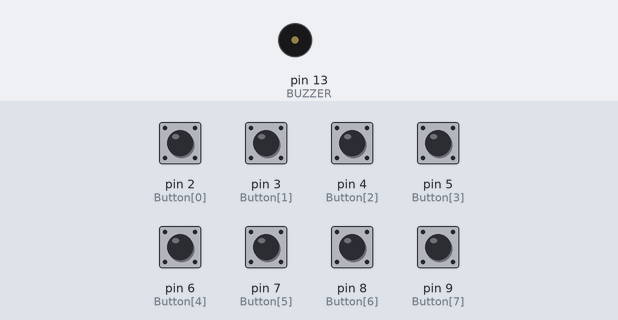
Recording of a sketch running on a simulated Arduino Uno, built with avr-gcc and run on an emulated ATmega328P. Parts: buzzer (waves = sounding). The inputs (shaded band) are chosen by the test bench; at power-on: pin 2 (Button[0]), pin 3 (Button[1]), pin 4 (Button[2]), pin 5 (Button[3]), pin 6 (Button[4]), pin 7 (Button[5]), pin 8 (Button[6]), pin 9 (Button[7]) HIGH.

Above: at 1.2 s.
1.3 s: pin 2 (Button[0]) pulled LOW for 1 s
At 1.8 s:
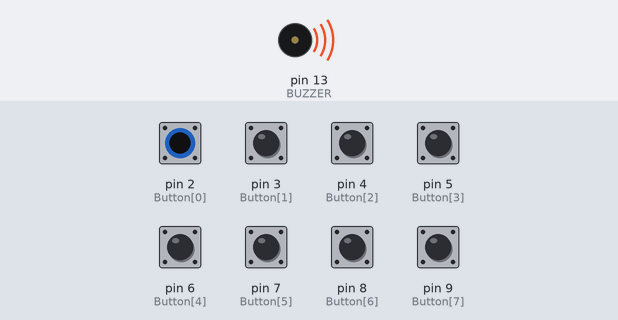
Timing chart, 0 to 4.3 s (numbered marks = the images above; inputs shaded):
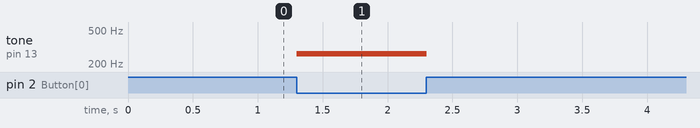

Measured:
- after the input at 1.3 s, tone on pin 13 (BUZZER): silent → 262 Hz at once, → silent 1.0 s later

The sketch:

midterm3.ino
```cpp
#define BUZZER 13 // Arduino PIN 정의

const int Button[8] = {2,3,4,5,6,7,8,9};
static int buttonState[8];

enum
{
  REST = 0,
  DO = 262,
  RE = 294,
  MI = 330,
  FA = 349,
  SOL = 392,
  LA = 440,
  SHI = 494,
  DO2 = 523
};

const int Frequency[8] = {DO, RE, MI, FA, SOL, LA, SHI, DO2};

void setup()
{
  int i;

  for (i = 0; i < 8; i++)
    pinMode(Button[i], INPUT_PULLUP);

  pinMode(BUZZER, OUTPUT);
}

void loop()
{
  int i;

  for (i = 0; i < 8; i++)
  {
    buttonState[i] = digitalRead(Button[i]);
    while (buttonState[i] == 0)
    {
      tone(BUZZER, Frequency[i], 100); // 13번 PIN을 통해 출력
      delay(100);
      buttonState[i] = digitalRead(Button[i]);
      if (digitalRead(Button[i]) == 1)
      {
        noTone(BUZZER);
        break;
      }
    }
  }
}
```
